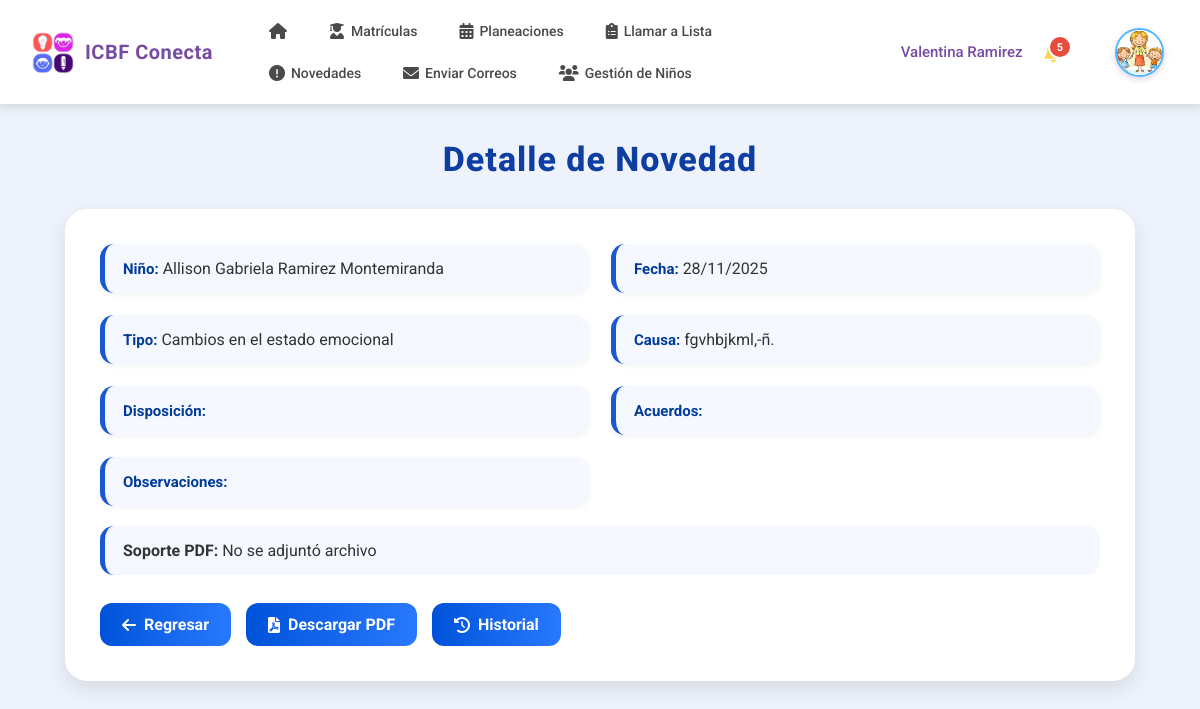
The app's page /novedades/detalle-modal/11/ (signed in) with its own data.
### novedades/models.py (models this page shows, shortened)
class Novedad(models.Model):
    nino = models.ForeignKey(Nino, on_delete=models.CASCADE)
    docente = models.CharField(max_length=100)
    fecha = models.DateField()
    clase = models.CharField(max_length=100)
    descripcion = models.TextField()
    causa = models.CharField(max_length=255, blank=True)
    disposicion = models.TextField(blank=True)
    acuerdos = models.TextField(blank=True)
    observaciones = models.TextField(blank=True)
    usuario = models.ForeignKey(User, on_delete=models.CASCADE, null=True, blank=True)  # 🔔 quién creó la novedad
    archivo_pdf = models.FileField(upload_to='novedades_pdfs/', blank=True, null=True)
    TIPOS_NOVEDAD = [
        ('a', 'Cambios en los estados de salud'),
        ('b', 'Cambios en el estado emocional'),
        ('c', 'Razones de inasistencia y llegadas tarde'),
        ('d', 'Inapetencia'),
        ('e', 'Cambios de medicamentos'),
        ('f', 'Inasistencia de medicamentos'),
        ('g', 'Sin registro civil'),
        ('h', 'Sin afiliación en salud'),
        ('i', 'Sin esquema de vacunación'),
        ('j', 'Otra'),
    ]
    tipo = models.CharField(max_length=1, choices=TIPOS_NOVEDAD, verbose_name="Tipo de novedad")

### core/models.py (models this page shows)
class Nino(models.Model):
    TIPO_SANGRE_CHOICES = [
        ('O+', 'O+'), ('O-', 'O-'), ('A+', 'A+'), ('A-', 'A-'),
        ('B+', 'B+'), ('B-', 'B-'), ('AB+', 'AB+'), ('AB-', 'AB-')
    ]
    PARENTESCO_CHOICES = [
        ('padre', 'Padre'), ('madre', 'Madre'), ('tutor', 'Tutor'),
        ('abuelo', 'Abuelo/a'), ('tio', 'Tío/a'), ('hermano', 'Hermano/a'),
        ('otro', 'Otro')
    ]
    TIPO_DOCUMENTO_CHOICES = [
        ('RC', 'Registro Civil'),
        ('TI', 'Tarjeta de Identidad'),
        ('CV', 'Carné de Vacunación'),
        ('AN', 'Acta de Nacimiento'),
        ('CE', 'Cédula de Extranjería'),
        ('PA', 'Pasaporte'),
    ]
    nombres = models.CharField(max_length=50)
    apellidos = models.CharField(max_length=50)
    fecha_nacimiento = models.DateField()
    tipo_documento = models.CharField(max_length=2, choices=TIPO_DOCUMENTO_CHOICES, default='RC', verbose_name='Tipo de Documento')
    documento = models.BigIntegerField(null=True, blank=True, verbose_name='Número de Documento')
    genero = models.CharField(
        max_length=20,
        null=True,
        blank=True,
        choices=[
            ('masculino', 'masculino'),
            ('femenino', 'femenino'),
            ('otro', 'otro'),
            ('no_especificado', 'no_especificado')
        ]
    )
    tipo_sangre = models.CharField(max_length=3, choices=TIPO_SANGRE_CHOICES, null=True, blank=True)
    parentesco = models.CharField(max_length=20, choices=PARENTESCO_CHOICES, null=True, blank=True)
    tiene_discapacidad = models.BooleanField(default=False)
    tipos_discapacidad = models.ManyToManyField('Discapacidad', blank=True)
    otra_discapacidad = models.CharField(max_length=100, null=True, blank=True)
    PAIS_NACIMIENTO_CHOICES = [
        ('', '-- Seleccione el país de nacimiento --'),
        ('colombia', 'Colombia'),
        ('venezuela', 'Venezuela'),
        ('ecuador', 'Ecuador'),
        ('peru', 'Perú'),
        ('panama', 'Panamá'),
        ('brasil', 'Brasil'),
        ('argentina', 'Argentina'),
        ('chile', 'Chile'),
        ('bolivia', 'Bolivia'),
        ('paraguay', 'Paraguay'),
        ('uruguay', 'Uruguay'),
        ('mexico', 'México'),
        ('costa_rica', 'Costa Rica'),
        ('nicaragua', 'Nicaragua'),
        ('honduras', 'Honduras'),
        ('guatemala', 'Guatemala'),
        ('el_salvador', 'El Salvador'),
        ('cuba', 'Cuba'),
        ('republica_dominicana', 'República Dominicana'),
        ('haiti', 'Haití'),
        ('estados_unidos', 'Estados Unidos'),
        ('canada', 'Canadá'),
        ('espana', 'España'),
        ('italia', 'Italia'),
        ('francia', 'Francia'),
        ('alemania', 'Alemania'),
        ('otro', 'Otro país')
    ]
    nacionalidad = models.CharField(
        max_length=50,
        choices=PAIS_NACIMIENTO_CHOICES,
        null=True,
        blank=True,
        verbose_name="País de nacimiento"
    )
    otro_pais = models.CharField(max_length=50, null=True, blank=True, verbose_name="Otro país (especifique)")
    fecha_ingreso = models.DateField(auto_now_add=True, verbose_name="Fecha de ingreso al hogar")
    hogar = models.ForeignKey(HogarComunitario, on_delete=models.PROTECT, related_name='ninos')
    padre = models.ForeignKey(Padre, on_delete=models.CASCADE, related_name='ninos')
    foto = models.FileField(upload_to='ninos/fotos/', null=True, blank=True)
    carnet_vacunacion = models.FileField(upload_to='ninos/vacunacion/', null=True, blank=True)
    certificado_eps = models.FileField(upload_to='ninos/eps/', null=True, blank=True)
    fecha_registro = models.DateTimeField(auto_now_add=True)
    registro_civil_img = models.FileField(upload_to='ninos/registro_civil/', null=True, blank=True)
    observaciones_medicas = models.TextField(null=True, blank=True, verbose_name="Observaciones médicas")
    estado = models.CharField(
        max_length=20,
        choices=[
            ('activo', 'Activo'),
            ('inactivo', 'Inactivo'),
            ('retirado', 'Retirado')
        ],
        default='activo'
    )
    class Meta:
        db_table = 'ninos'
    def __str__(self):
        return f"{self.nombres} {self.apellidos}"

### novedades/views.py (the view)
# urls.py: path('detalle-modal/<int:novedad_id>/', views.detalle_novedad, name='detalle'),
@login_required
@rol_requerido('madre_comunitaria')
def detalle_novedad(request, novedad_id):
    madre_profile = request.user.madre_profile
    hogar_madre = HogarComunitario.objects.filter(madre=madre_profile).first()
    novedad = get_object_or_404(Novedad, id=novedad_id, nino__hogar=hogar_madre)
    return render(request, 'novedades/detalle.html', {'novedad': novedad})

### templates/novedades/detalle.html (shortened to what this page needs)
{% load static %}
<!DOCTYPE html>
<html lang="es">
<head>
  <link href="https://cdnjs.cloudflare.com/ajax/libs/font-awesome/6.0.0/css/all.min.css" rel="stylesheet">
</head>
<body>
{% include 'madre/navbar_madre.html' %}
<h2 class="main-title">Detalle de Novedad</h2>
<div class="detail-card">
    <div class="detail-grid">
        <div class="detail-item"><strong>Niño:</strong> {{ novedad.nino }}</div>
        <div class="detail-item"><strong>Fecha:</strong> {{ novedad.fecha|date:"d/m/Y" }}</div>
        <div class="detail-item"><strong>Tipo:</strong> {{ novedad.get_tipo_display }}</div>
        <div class="detail-item"><strong>Causa:</strong> {{ novedad.causa }}</div>
        <div class="detail-item"><strong>Disposición:</strong> {{ novedad.disposicion }}</div>
        <div class="detail-item"><strong>Acuerdos:</strong> {{ novedad.acuerdos }}</div>
        <div class="detail-item"><strong>Observaciones:</strong> {{ novedad.observaciones }}</div>
    </div>
    {% if novedad.archivo_pdf %}
        <div class="pdf-box">
            <strong><i class="fa-solid fa-file-pdf"></i> Soporte PDF:</strong>
            <a href="{{ novedad.archivo_pdf.url }}" target="_blank">Ver PDF</a>
            <a href="{{ novedad.archivo_pdf.url }}" download>Descargar</a>
        </div>
    {% else %}
        <div class="pdf-box">
            <strong>Soporte PDF:</strong> No se adjuntó archivo
        </div>
    {% endif %}
    <div class="buttons">
        <a href="{% url 'novedades:novedades_list' %}" class="btn-secondary">
            <i class="fa-solid fa-arrow-left"></i> Regresar
        </a>
        <a href="{% url 'novedades:novedades_pdf' novedad.id %}" class="btn-secondary">
            <i class="fas fa-file-pdf"></i> Descargar PDF
        </a>
        <a href="{% url 'historial_asistencia' novedad.nino.id %}" class="btn-secondary">
            <i class="fa-solid fa-clock-rotate-left"></i> Historial
        </a>
    </div>
</div>
</body>
</html>

### static/css/navbar_madre.css (style rules this page uses)
:root { --primary-gradient-start: #667eea; --primary-gradient-end: #764ba2; --primary-color: #667eea; --secondary-color: #764ba2; --white: #ffffff; --light-gray: #f5f7fa; --dark-text: #333333; --shadow: 0 2px 10px rgba(0, 0, 0, 0.15); }

### templates/novedades/detalle.html (style rules this page uses)
body { font-family: 'Roboto', sans-serif; margin: 0; background: #eef3fb; color: #333; }
.main-title { text-align: center; font-size: 34px; color: #0f3ea3; margin-top: 35px; font-weight: 800; letter-spacing: 1px; }
.detail-card { background: #ffffff; width: 95%; max-width: 1000px; margin: 30px auto; padding: 35px; border-radius: 22px; box-shadow: 0 8px 20px rgba(0,0,0,0.10); animation: fadeIn 0.4s ease; }
.detail-grid { display: grid; grid-template-columns: 1fr 1fr; gap: 22px; }
.detail-item { background: #f5f8ff; padding: 15px 18px; border-left: 5px solid #1a57d2; border-radius: 14px; box-shadow: 0 2px 6px rgba(0,0,0,0.05); }
.detail-item strong { color: #003b99; font-size: 15px; }
.pdf-box { margin-top: 20px; background: #f5f8ff; padding: 15px 18px; border-radius: 14px; border-left: 5px solid #1a57d2; }
.buttons { margin-top: 28px; display: flex; flex-wrap: wrap; gap: 15px; }
.btn-secondary { background: linear-gradient(90deg, #0053d9, #2979ff); color: #fff !important; padding: 12px 22px; border-radius: 12px; text-decoration: none; font-weight: 700; display: inline-flex; align-items: center; gap: 8px; transition: 0.3s ease; }

### records on screen
Novedad: nino "Allison Gabriela Ramirez Montemiranda", fecha "28/11/2025", tipo "Cambios en el estado emocional", causa "fgvhbjkml,-ñ."

### other values on screen
{{ nombre_madre }} "Valentina Ramirez"
{{ notifications_count }} "5"
